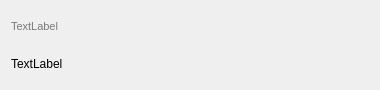
<?xml version="1.0" encoding="UTF-8"?>
<ui version="4.0">
 <class>ChatItemWidget</class>
 <widget class="QWidget" name="ChatItemWidget">
  <property name="geometry">
   <rect>
    <x>0</x>
    <y>0</y>
    <width>380</width>
    <height>90</height>
   </rect>
  </property>
  <property name="minimumSize">
   <size>
    <width>0</width>
    <height>65</height>
   </size>
  </property>
  <property name="font">
   <font>
    <pointsize>8</pointsize>
   </font>
  </property>
  <property name="windowTitle">
   <string>Form</string>
  </property>
  <layout class="QVBoxLayout" name="verticalLayout">
   <item>
    <widget class="QLabel" name="lblSender">
     <property name="sizePolicy">
      <sizepolicy hsizetype="Preferred" vsizetype="Preferred">
       <horstretch>0</horstretch>
       <verstretch>0</verstretch>
      </sizepolicy>
     </property>
     <property name="minimumSize">
      <size>
       <width>0</width>
       <height>0</height>
      </size>
     </property>
     <property name="font">
      <font>
       <pointsize>8</pointsize>
       <bold>false</bold>
       <underline>false</underline>
       <strikeout>false</strikeout>
       <kerning>true</kerning>
      </font>
     </property>
     <property name="styleSheet">
      <string notr="true">color: rgb(121, 121, 121)</string>
     </property>
     <property name="text">
      <string>TextLabel</string>
     </property>
    </widget>
   </item>
   <item>
    <widget class="QLabel" name="lblMessage">
     <property name="sizePolicy">
      <sizepolicy hsizetype="Preferred" vsizetype="Preferred">
       <horstretch>0</horstretch>
       <verstretch>0</verstretch>
      </sizepolicy>
     </property>
     <property name="minimumSize">
      <size>
       <width>0</width>
       <height>0</height>
      </size>
     </property>
     <property name="font">
      <font>
       <pointsize>9</pointsize>
      </font>
     </property>
     <property name="text">
      <string>TextLabel</string>
     </property>
    </widget>
   </item>
  </layout>
 </widget>
 <resources/>
 <connections/>
</ui>
